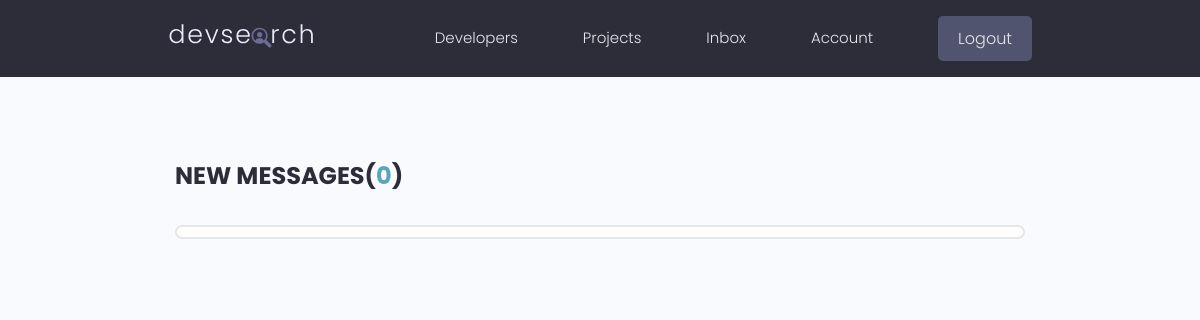
Page /inbox/ (signed in) on the earlier database version.
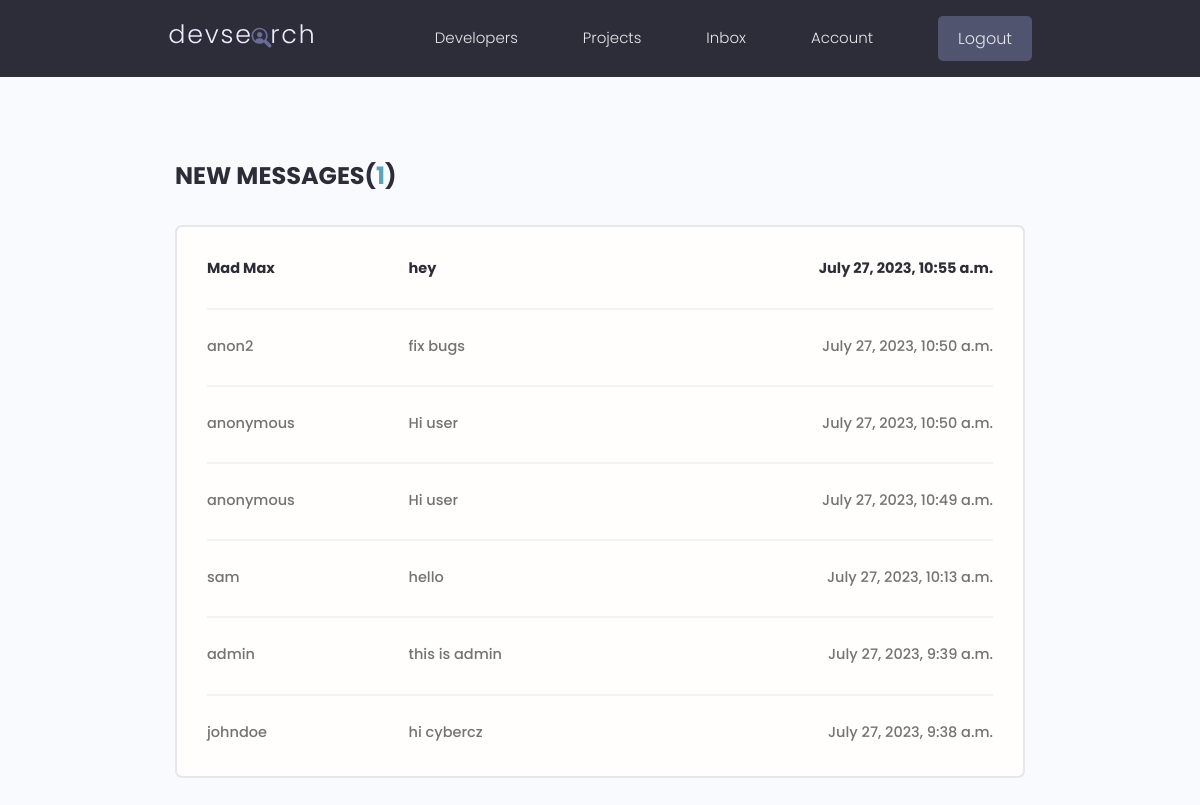
Same page on the later database version.
### users/models.py (models this page shows, shortened)
class Message(models.Model):
    sender=models.ForeignKey(Profile,on_delete=models.SET_NULL,null=True,blank=True)
    recipient=models.ForeignKey(Profile,on_delete=models.SET_NULL,null=True,blank=True,related_name="messages")
    name=models.CharField(max_length=200,null=True,blank=True)
    email=models.EmailField(max_length=200,null=True,blank=True)
    subject=models.CharField(max_length=200,null=True,blank=True)
    body=models.TextField()
    is_read=models.BooleanField(default=False,null=True)
    created=models.DateTimeField(auto_now_add=True)
    id=models.UUIDField(default=uuid.uuid4,unique=True,primary_key=True,editable=False)
    class Meta:
        ordering=['is_read','-created']

### users/views.py (the view)
# urls.py: path('inbox/',views.inbox,name="inbox"),
@login_required(login_url='login')
def inbox(request):
    profile=request.user.profile
    messageRequests=profile.messages.all()
    unreadCount=messageRequests.filter(is_read=False).count()
    context={'messageRequests':messageRequests,'unreadCount':unreadCount}
    return render(request,'users/inbox.html',context)

### users/templates/users/inbox.html
{% extends 'main.html' %}
{% block content %}
  <main class="inbox my-xl">
    <div class="content-box">
      <h3 class="inbox__title">New Messages(<span>{{unreadCount}}</span>)</h3>
      <ul class="messages">
        {% for message in messageRequests %}
        {% if message.is_read == False %}
          <li class="message message--unread">
        {% else %}
          <li class="message">
        {% endif %}
          <a href="{% url 'message' message.id %}">
            <span class="message__author">{{message.name}}</span>
            <span class="message__subject">{{message.subject}}</span>
            <span class="message__date">{{message.created}}</span>
          </a>
        </li>
        {% endfor %}
      </ul>
    </div>
  </main>
{% endblock content%}

Differences in the rows shown:
added Message: name "Mad Max", subject "hey", created "July 27, 2023, 10:55 a.m."
added Message: name "anon2", subject "fix bugs", created "July 27, 2023, 10:50 a.m."
added Message: name "anonymous", subject "Hi user", created "July 27, 2023, 10:50 a.m."
added Message: name "anonymous", subject "Hi user", created "July 27, 2023, 10:49 a.m."
added Message: name "sam", subject "hello", created "July 27, 2023, 10:13 a.m."
added Message: name "admin", subject "this is admin", created "July 27, 2023, 9:39 a.m."
added Message: name "johndoe", subject "hi cybercz", created "July 27, 2023, 9:38 a.m."
Other differences:
{{ unreadCount }}: "0" → "1"
